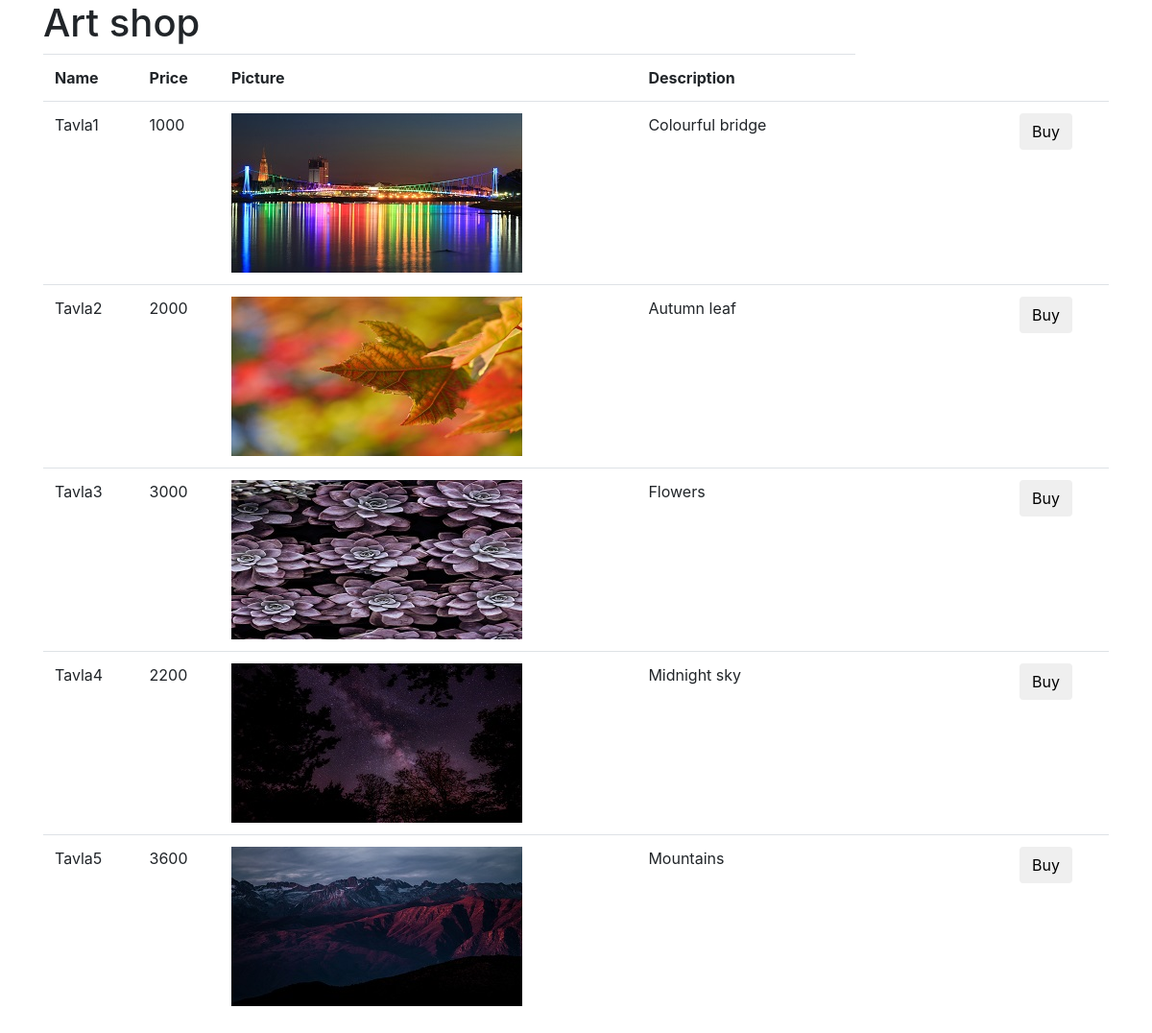
The page /php-shopping-cart/index.php on the database its author committed.
### tables this page shows
CREATE TABLE `product` (
  `article` int(11) NOT NULL,
  `pro_name` varchar(25) NOT NULL,
  `pro_img` varchar(30) NOT NULL,
  `price` int(11) NOT NULL,
  `pro_desc` varchar(400) NOT NULL
);

### php-shopping-cart/index.php (the view, shortened to what this page needs)
<!doctype html>
<html lang="en">
  <head>
    <link rel="stylesheet" href="https://maxcdn.bootstrapcdn.com/bootstrap/4.0.0/css/bootstrap.min.css">
  </head>
  <body class="container">
    <h1>Art shop</h1>
<?php
require_once('connect.php');
$query = "SELECT * FROM product";
$table = mysqli_query($connection,$query)
or die(mysqli_error($connection));
?>
<table class="table">
<tr>
    <th>Name</th>
    <th>Price</th>
    <th>Picture</th>
    <th>Description</th>
    <th> </th>
</tr>
<?php while($row = $table->fetch_assoc()) : ?>
<tr>
<td><?php  echo $row['pro_name'] ?></td>
<td><?php  echo $row['price'] ?></td>
<td><?php echo "<img src='images/" . $row['pro_img'] . "' alt=''>"; ?>
<td><?php  echo $row['pro_desc'] ?></td>
</td>
<form action="kontaktform.php" method="post">
<td><input type="hidden" name="pro_name" value="<?php echo $row['pro_name']?>"></td>
<td><input type="hidden" name="price" value="<?php echo $row['price']?>"></td>
<td><input type="hidden" name="pro_desc" value="<?php echo $row['pro_desc']?>"></td>
<td><input type="hidden" name="pro_img" value="<?php echo $row['pro_img']?>"></td>
<td><input type="hidden" name="article" value="<?php echo $row['article']?>"></td>
<td><input type="hidden" name="ordernumber" value="<?php echo $row['ordernumber']?>"></td>
<td><input type="submit" value="Buy" class=btn btn-outline-danger"></td>
</form>
</tr>
<?php
endwhile; ?>
</table>
</body>
</html>

### rows shown on the page
product: pro_name "Tavla1", price "1000", pro_img (picture), pro_desc "Colourful bridge"
product: pro_name "Tavla2", price "2000", pro_img (picture), pro_desc "Autumn leaf"
product: pro_name "Tavla3", price "3000", pro_img (picture), pro_desc "Flowers"
product: pro_name "Tavla4", price "2200", pro_img (picture), pro_desc "Midnight sky"
product: pro_name "Tavla5", price "3600", pro_img (picture), pro_desc "Mountains"
